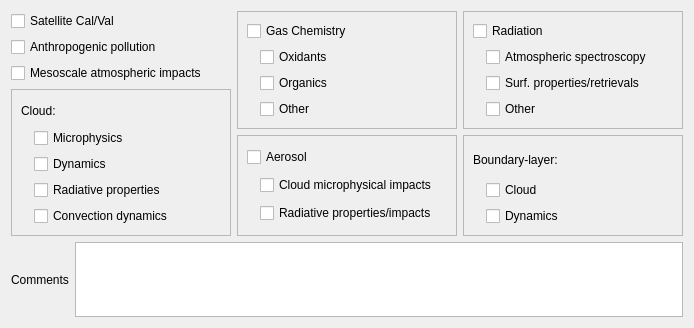
          <widget class="QWidget" name="page">
           <property name="geometry">
            <rect>
             <x>0</x>
             <y>0</y>
             <width>694</width>
             <height>328</height>
            </rect>
           </property>
           <attribute name="label">
            <string>Scientific Aims</string>
           </attribute>
           <layout class="QVBoxLayout" name="verticalLayout_12">
            <item>
             <layout class="QHBoxLayout" name="horizontalLayout_15">
              <item>
               <layout class="QVBoxLayout" name="verticalLayout_6">
                <item>
                 <widget class="QCheckBox" name="satelliteCalValCheck">
                  <property name="text">
                   <string>Satellite Cal/Val</string>
                  </property>
                 </widget>
                </item>
                <item>
                 <widget class="QCheckBox" name="anthroPollutionCheck">
                  <property name="text">
                   <string>Anthropogenic pollution</string>
                  </property>
                 </widget>
                </item>
                <item>
                 <widget class="QCheckBox" name="mesoscaleImpactsCheck">
                  <property name="text">
                   <string>Mesoscale atmospheric impacts</string>
                  </property>
                 </widget>
                </item>
                <item>
                 <widget class="QFrame" name="frame_3">
                  <property name="frameShape">
                   <enum>QFrame::StyledPanel</enum>
                  </property>
                  <property name="frameShadow">
                   <enum>QFrame::Raised</enum>
                  </property>
                  <layout class="QVBoxLayout" name="verticalLayout_3">
                   <item>
                    <widget class="QLabel" name="label_12">
                     <property name="text">
                      <string>Cloud:</string>
                     </property>
                    </widget>
                   </item>
                   <item>
                    <layout class="QHBoxLayout" name="horizontalLayout_3">
                     <item>
                      <spacer name="horizontalSpacer_3">
                       <property name="orientation">
                        <enum>Qt::Horizontal</enum>
                       </property>
                       <property name="sizeType">
                        <enum>QSizePolicy::Maximum</enum>
                       </property>
                       <property name="sizeHint" stdset="0">
                        <size>
                         <width>13</width>
                         <height>17</height>
                        </size>
                       </property>
                      </spacer>
                     </item>
                     <item>
                      <widget class="QCheckBox" name="cloudMicrophysicsCheck">
                       <property name="text">
                        <string>Microphysics</string>
                       </property>
                      </widget>
                     </item>
                    </layout>
                   </item>
                   <item>
                    <layout class="QHBoxLayout" name="horizontalLayout_4">
                     <item>
                      <spacer name="horizontalSpacer_5">
                       <property name="orientation">
                        <enum>Qt::Horizontal</enum>
                       </property>
                       <property name="sizeType">
                        <enum>QSizePolicy::Maximum</enum>
                       </property>
                       <property name="sizeHint" stdset="0">
                        <size>
                         <width>13</width>
                         <height>17</height>
                        </size>
                       </property>
                      </spacer>
                     </item>
                     <item>
                      <widget class="QCheckBox" name="cloudDynamicsCheck">
                       <property name="text">
                        <string>Dynamics</string>
                       </property>
                      </widget>
                     </item>
                    </layout>
                   </item>
                   <item>
                    <layout class="QHBoxLayout" name="horizontalLayout_5">
                     <property name="sizeConstraint">
                      <enum>QLayout::SetDefaultConstraint</enum>
                     </property>
                     <item>
                      <spacer name="horizontalSpacer_6">
                       <property name="orientation">
                        <enum>Qt::Horizontal</enum>
                       </property>
                       <property name="sizeType">
                        <enum>QSizePolicy::Maximum</enum>
                       </property>
                       <property name="sizeHint" stdset="0">
                        <size>
                         <width>13</width>
                         <height>17</height>
                        </size>
                       </property>
                      </spacer>
                     </item>
                     <item>
                      <widget class="QCheckBox" name="cloudRadiativeCheck">
                       <property name="text">
                        <string>Radiative properties</string>
                       </property>
                      </widget>
                     </item>
                    </layout>
                   </item>
                   <item>
                    <layout class="QHBoxLayout" name="horizontalLayout_6">
                     <item>
                      <spacer name="horizontalSpacer_4">
                       <property name="orientation">
                        <enum>Qt::Horizontal</enum>
                       </property>
                       <property name="sizeType">
                        <enum>QSizePolicy::Maximum</enum>
                       </property>
                       <property name="sizeHint" stdset="0">
                        <size>
                         <width>13</width>
                         <height>17</height>
                        </size>
                       </property>
                      </spacer>
                     </item>
                     <item>
                      <widget class="QCheckBox" name="cloudConvectionCheck">
                       <property name="text">
                        <string>Convection dynamics</string>
                       </property>
                      </widget>
                     </item>
                    </layout>
                   </item>
                  </layout>
                 </widget>
                </item>
               </layout>
              </item>
              <item>
               <layout class="QVBoxLayout" name="verticalLayout_7">
                <item>
                 <widget class="QFrame" name="frame_2">
                  <property name="frameShape">
                   <enum>QFrame::StyledPanel</enum>
                  </property>
                  <property name="frameShadow">
                   <enum>QFrame::Raised</enum>
                  </property>
                  <layout class="QVBoxLayout" name="verticalLayout_2">
                   <item>
                    <widget class="QCheckBox" name="gasChemCheck">
                     <property name="text">
                      <string>Gas Chemistry</string>
                     </property>
                    </widget>
                   </item>
                   <item>
                    <layout class="QHBoxLayout" name="horizontalLayout_12">
                     <item>
                      <spacer name="horizontalSpacer_12">
                       <property name="orientation">
                        <enum>Qt::Horizontal</enum>
                       </property>
                       <property name="sizeType">
                        <enum>QSizePolicy::Maximum</enum>
                       </property>
                       <property name="sizeHint" stdset="0">
                        <size>
                         <width>13</width>
                         <height>17</height>
                        </size>
                       </property>
                      </spacer>
                     </item>
                     <item>
                      <widget class="QCheckBox" name="gasChemOxidantsCheck">
                       <property name="text">
                        <string>Oxidants</string>
                       </property>
                      </widget>
                     </item>
                    </layout>
                   </item>
                   <item>
                    <layout class="QHBoxLayout" name="horizontalLayout_13">
                     <item>
                      <spacer name="horizontalSpacer_13">
                       <property name="orientation">
                        <enum>Qt::Horizontal</enum>
                       </property>
                       <property name="sizeType">
                        <enum>QSizePolicy::Maximum</enum>
                       </property>
                       <property name="sizeHint" stdset="0">
                        <size>
                         <width>13</width>
                         <height>17</height>
                        </size>
                       </property>
                      </spacer>
                     </item>
                     <item>
                      <widget class="QCheckBox" name="gasChemOrganicsCheck">
                       <property name="text">
                        <string>Organics</string>
                       </property>
                      </widget>
                     </item>
                    </layout>
                   </item>
                   <item>
                    <layout class="QHBoxLayout" name="horizontalLayout_14">
                     <item>
                      <spacer name="horizontalSpacer_14">
                       <property name="orientation">
                        <enum>Qt::Horizontal</enum>
                       </property>
                       <property name="sizeType">
                        <enum>QSizePolicy::Maximum</enum>
                       </property>
                       <property name="sizeHint" stdset="0">
                        <size>
                         <width>13</width>
                         <height>17</height>
                        </size>
                       </property>
                      </spacer>
                     </item>
                     <item>
                      <widget class="QCheckBox" name="gasChemOtherCheck">
                       <property name="text">
                        <string>Other</string>
                       </property>
                      </widget>
                     </item>
                    </layout>
                   </item>
                  </layout>
                 </widget>
                </item>
                <item>
                 <widget class="QFrame" name="frame_5">
                  <property name="frameShape">
                   <enum>QFrame::StyledPanel</enum>
                  </property>
                  <property name="frameShadow">
                   <enum>QFrame::Raised</enum>
                  </property>
                  <layout class="QVBoxLayout" name="verticalLayout_5">
                   <item>
                    <widget class="QCheckBox" name="aerosolCheck">
                     <property name="text">
                      <string>Aerosol</string>
                     </property>
                    </widget>
                   </item>
                   <item>
                    <layout class="QHBoxLayout" name="horizontalLayout">
                     <item>
                      <spacer name="horizontalSpacer">
                       <property name="orientation">
                        <enum>Qt::Horizontal</enum>
                       </property>
                       <property name="sizeType">
                        <enum>QSizePolicy::Maximum</enum>
                       </property>
                       <property name="sizeHint" stdset="0">
                        <size>
                         <width>13</width>
                         <height>17</height>
                        </size>
                       </property>
                      </spacer>
                     </item>
                     <item>
                      <widget class="QCheckBox" name="aerosolMicrophysicalCheck">
                       <property name="text">
                        <string>Cloud microphysical impacts</string>
                       </property>
                      </widget>
                     </item>
                    </layout>
                   </item>
                   <item>
                    <layout class="QHBoxLayout" name="horizontalLayout_2">
                     <item>
                      <spacer name="horizontalSpacer_2">
                       <property name="orientation">
                        <enum>Qt::Horizontal</enum>
                       </property>
                       <property name="sizeType">
                        <enum>QSizePolicy::Maximum</enum>
                       </property>
                       <property name="sizeHint" stdset="0">
                        <size>
                         <width>13</width>
                         <height>17</height>
                        </size>
                       </property>
                      </spacer>
                     </item>
                     <item>
                      <widget class="QCheckBox" name="aerosolRadiativeCheck">
                       <property name="text">
                        <string>Radiative properties/impacts</string>
                       </property>
                      </widget>
                     </item>
                    </layout>
                   </item>
                  </layout>
                 </widget>
                </item>
               </layout>
              </item>
              <item>
               <layout class="QVBoxLayout" name="verticalLayout_8">
                <item>
                 <widget class="QFrame" name="frame">
                  <property name="frameShape">
                   <enum>QFrame::StyledPanel</enum>
                  </property>
                  <property name="frameShadow">
                   <enum>QFrame::Raised</enum>
                  </property>
                  <layout class="QVBoxLayout" name="verticalLayout">
                   <item>
                    <widget class="QCheckBox" name="radiationCheck">
                     <property name="text">
                      <string>Radiation</string>
                     </property>
                    </widget>
                   </item>
                   <item>
                    <layout class="QHBoxLayout" name="horizontalLayout_9">
                     <item>
                      <spacer name="horizontalSpacer_9">
                       <property name="orientation">
                        <enum>Qt::Horizontal</enum>
                       </property>
                       <property name="sizeType">
                        <enum>QSizePolicy::Maximum</enum>
                       </property>
                       <property name="sizeHint" stdset="0">
                        <size>
                         <width>13</width>
                         <height>17</height>
                        </size>
                       </property>
                      </spacer>
                     </item>
                     <item>
                      <widget class="QCheckBox" name="radiationAtmosSpectroscopyCheck">
                       <property name="text">
                        <string>Atmospheric spectroscopy</string>
                       </property>
                      </widget>
                     </item>
                    </layout>
                   </item>
                   <item>
                    <layout class="QHBoxLayout" name="horizontalLayout_10">
                     <item>
                      <spacer name="horizontalSpacer_10">
                       <property name="orientation">
                        <enum>Qt::Horizontal</enum>
                       </property>
                       <property name="sizeType">
                        <enum>QSizePolicy::Maximum</enum>
                       </property>
                       <property name="sizeHint" stdset="0">
                        <size>
                         <width>13</width>
                         <height>17</height>
                        </size>
                       </property>
                      </spacer>
                     </item>
                     <item>
                      <widget class="QCheckBox" name="radiationSurfPropertiesCheck">
                       <property name="text">
                        <string>Surf. properties/retrievals</string>
                       </property>
                      </widget>
                     </item>
                    </layout>
                   </item>
                   <item>
                    <layout class="QHBoxLayout" name="horizontalLayout_11">
                     <item>
                      <spacer name="horizontalSpacer_11">
                       <property name="orientation">
                        <enum>Qt::Horizontal</enum>
                       </property>
                       <property name="sizeType">
                        <enum>QSizePolicy::Maximum</enum>
                       </property>
                       <property name="sizeHint" stdset="0">
                        <size>
                         <width>13</width>
                         <height>17</height>
                        </size>
                       </property>
                      </spacer>
                     </item>
                     <item>
                      <widget class="QCheckBox" name="radiationOtherCheck">
                       <property name="text">
                        <string>Other</string>
                       </property>
                      </widget>
                     </item>
                    </layout>
                   </item>
                  </layout>
                 </widget>
                </item>
                <item>
                 <widget class="QFrame" name="frame_4">
                  <property name="frameShape">
                   <enum>QFrame::StyledPanel</enum>
                  </property>
                  <property name="frameShadow">
                   <enum>QFrame::Raised</enum>
                  </property>
                  <layout class="QVBoxLayout" name="verticalLayout_4">
                   <item>
                    <widget class="QLabel" name="label_13">
                     <property name="text">
                      <string>Boundary-layer:</string>
                     </property>
                    </widget>
                   </item>
                   <item>
                    <layout class="QHBoxLayout" name="horizontalLayout_7">
                     <item>
                      <spacer name="horizontalSpacer_7">
                       <property name="orientation">
                        <enum>Qt::Horizontal</enum>
                       </property>
                       <property name="sizeType">
                        <enum>QSizePolicy::Maximum</enum>
                       </property>
                       <property name="sizeHint" stdset="0">
                        <size>
                         <width>13</width>
                         <height>17</height>
                        </size>
                       </property>
                      </spacer>
                     </item>
                     <item>
                      <widget class="QCheckBox" name="blCloudCheck">
                       <property name="text">
                        <string>Cloud</string>
                       </property>
                      </widget>
                     </item>
                    </layout>
                   </item>
                   <item>
                    <layout class="QHBoxLayout" name="horizontalLayout_8">
                     <item>
                      <spacer name="horizontalSpacer_8">
                       <property name="orientation">
                        <enum>Qt::Horizontal</enum>
                       </property>
                       <property name="sizeType">
                        <enum>QSizePolicy::Maximum</enum>
                       </property>
                       <property name="sizeHint" stdset="0">
                        <size>
                         <width>13</width>
                         <height>17</height>
                        </size>
                       </property>
                      </spacer>
                     </item>
                     <item>
                      <widget class="QCheckBox" name="blDynamicsCheck">
                       <property name="text">
                        <string>Dynamics</string>
                       </property>
                      </widget>
                     </item>
                    </layout>
                   </item>
                  </layout>
                 </widget>
                </item>
               </layout>
              </item>
             </layout>
            </item>
            <item>
             <layout class="QHBoxLayout" name="horizontalLayout_16">
              <item>
               <widget class="QLabel" name="label_14">
                <property name="text">
                 <string>Comments</string>
                </property>
               </widget>
              </item>
              <item>
               <widget class="QTextEdit" name="SAOtherTextBox">
                <property name="maximumSize">
                 <size>
                  <width>16777215</width>
                  <height>75</height>
                 </size>
                </property>
               </widget>
              </item>
             </layout>
            </item>
           </layout>
          </widget>
